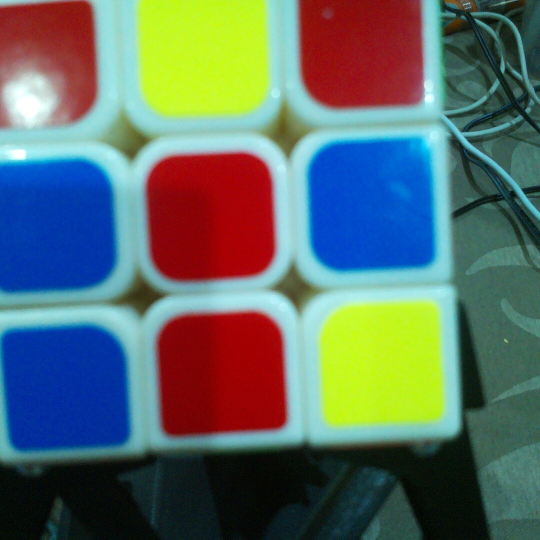
#> input picture Pi/Photo/face1.jpg, 1080 x 1080 px (shown at 1/2 size)
$ python test_face.py
#> lines starting #> are read from the running program, lines starting #| are printed output that depends on the picture
from PIL import Image, ImageDraw
import os
import math

# 1. Define coordinates to test for Face 1
top_row_pxl = 130
mid_row_pxl = 390
bot_row_pxl = 760

lft_col_pxl = 120
mid_col_pxl = 410
rgt_col_pxl = 720

rows = [top_row_pxl, mid_row_pxl, bot_row_pxl]
cols = [lft_col_pxl, mid_col_pxl, rgt_col_pxl]

# White Balance (WB) sample point coordinates
wb_col_pxl = 230
wb_row_pxl = 230

# --- Setup hardcoded Base Colors for Euclidean Math ---
# Note: In your final master script, these profiles are generated dynamically
# from the center pieces of each face file.
base_R_r, base_R_g, base_R_b = (200, 10, 10)    # Red
base_B_r, base_B_g, base_B_b = (10, 10, 180)    # Blue
base_U_r, base_U_g, base_U_b = (230, 230, 230)  # White
base_D_r, base_D_g, base_D_b = (200, 200, 10)   # Yellow
base_F_r, base_F_g, base_F_b = (10, 180, 10)    # Green
base_L_r, base_L_g, base_L_b = (220, 100, 10)   # Orange (Left face default)

def pix_average(im, x, y):
    r, g, b = 0, 0, 0
    # Sampling a 10x10 block centered at the coordinate point
    for i in range(0, 10):
        for j in range(0, 10):
            r1, g1, b1 = im.getpixel((int(x) - 5 + i, int(y) - 5 + j))
            r += r1
            g += g1
            b += b1
    return r / 100, g / 100, b / 100

# File system setup
script_dir = os.path.dirname(os.path.abspath(__file__))
img_path = os.path.join(script_dir, "face1.jpg")

print("Targeting file at:", img_path)

try:
    im = Image.open(img_path).convert('RGB')
#> im is the input picture: PIL image 1080x1080 RGB; mean R, G, B 92.6, 108.4, 102.7
    draw = ImageDraw.Draw(im)

    # 2. Extract White Balance profile from target coordinate
    wb_r, wb_g, wb_b = pix_average(im, wb_col_pxl, wb_row_pxl)
#> after the loop in pix_average, `for i in range(0, 10):`: b = 18941; g = 20216; r = 13857
#> wb_r = 138.6; wb_g = 202.2; wb_b = 189.4
    # Avoid DivisionByZero if sampling a pitch-black pixel
    wb_r = 1.0 if wb_r == 0 else wb_r
    wb_g = 1.0 if wb_g == 0 else wb_g
    wb_b = 1.0 if wb_b == 0 else wb_b

    print(f"\n--- Color Recognition Results ---")

    # 3. Iterate through the grid arrays to draw lines and sample colors
    # Replicates your matrix tracking sequence
    for y_iter in range(0, 3):       # Rows
        row_string = []
        for x_iter in range(0, 3):   # Columns
            target_x = cols[x_iter]
            target_y = rows[y_iter]

            # Extract raw color and normalize against WB channel values
            r, g, b = pix_average(im, target_x, target_y)
            r = (r / wb_r) * 255
            g = (g / wb_g) * 255
            b = (b / wb_b) * 255

            # Calculate Euclidean distances to find the closest match
            dist_R = math.pow(r - base_R_r, 2) + math.pow(g - base_R_g, 2) + math.pow(b - base_R_b, 2)
            dist_B = math.pow(r - base_B_r, 2) + math.pow(g - base_B_g, 2) + math.pow(b - base_B_b, 2)
            dist_U = math.pow(r - base_U_r, 2) + math.pow(g - base_U_g, 2) + math.pow(b - base_U_b, 2)
            dist_D = math.pow(r - base_D_r, 2) + math.pow(g - base_D_g, 2) + math.pow(b - base_D_b, 2)
            dist_F = math.pow(r - base_F_r, 2) + math.pow(g - base_F_g, 2) + math.pow(b - base_F_b, 2)
            dist_L = math.pow(r - base_L_r, 2) + math.pow(g - base_L_g, 2) + math.pow(b - base_L_b, 2)

            dist_min = min(dist_R, dist_B, dist_U, dist_D, dist_F, dist_L)

            if dist_min == dist_R:
                color = 'R'
            elif dist_min == dist_B:
                color = 'B'
            elif dist_min == dist_U:
                color = 'U'
            elif dist_min == dist_D:
                color = 'D'
            elif dist_min == dist_F:
                color = 'F'
            else:
                color = 'L'

            row_string.append(color)

        print(f"Row {y_iter} Colors: {row_string}")

    print(f"---------------------------------\n")

    # 4. Generate the visualization lines over the image file
    for col in cols:
        draw.line(((col, 0), (col, im.height)), fill="red", width=5)
    for row in rows:
        draw.line(((0, row), (im.width, row)), fill="red", width=5)

    # Draw blue targeting rectangle for White Balance reference point
    draw.rectangle(((wb_col_pxl - 12, wb_row_pxl - 12), (wb_col_pxl + 12, wb_row_pxl + 12)), outline="blue", width=4)

    # 5. Output image preview compilation
    preview_path = os.path.join(script_dir, "grid_preview.jpg")
    im.save(preview_path)
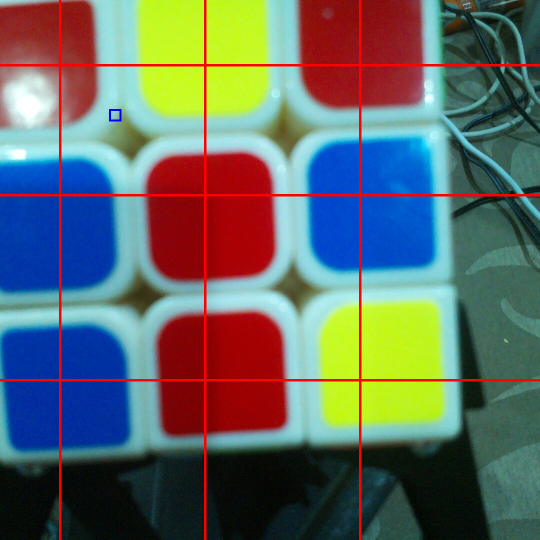
#> saved as grid_preview.jpg: PIL image 1080x1080 RGB (shown at 1/2 size); mean R, G, B 96.9, 105.6, 100.1
    print(f"Preview successfully generated at: {preview_path}")

except FileNotFoundError:
    print("Could not load 'face1.jpg'. Check file directory contents:")
    print(os.listdir(script_dir))

$ run again, with Pi/Photo/face0.jpg copied over Pi/Photo/face1.jpg
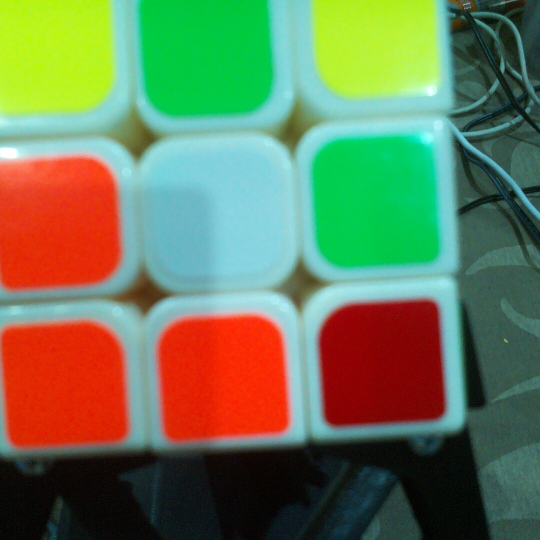
#> input picture Pi/Photo/face0.jpg, 1080 x 1080 px (shown at 1/2 size)
#> im is the input picture: PIL image 1080x1080 RGB; mean R, G, B 107.6, 122.6, 86.3
#> after the loop in pix_average, `for i in range(0, 10):`: b = 19017; g = 20272; r = 12990
#> wb_r = 129.9; wb_g = 202.7; wb_b = 190.2
#> `im.save(preview_path)`:
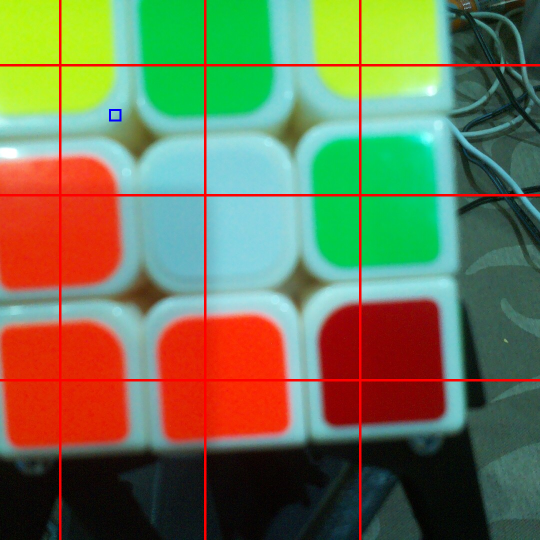
#> saved as grid_preview.jpg: PIL image 1080x1080 RGB (shown at 1/2 size); mean R, G, B 111.2, 119, 84.2

$ run again, with Pi/Photo/face2.jpg copied over Pi/Photo/face1.jpg
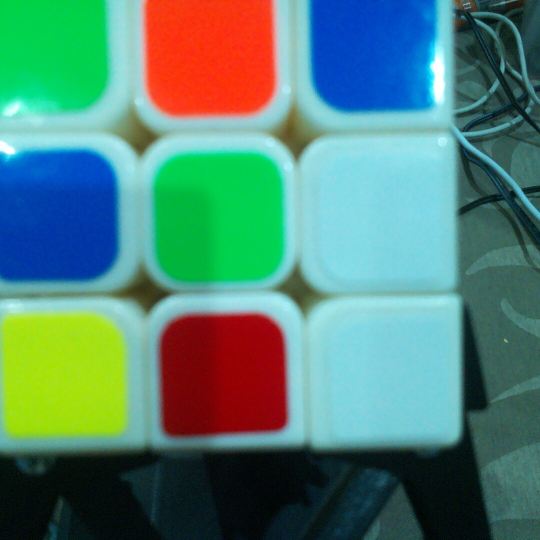
#> input picture Pi/Photo/face2.jpg, 1080 x 1080 px (shown at 1/2 size)
#> im is the input picture: PIL image 1080x1080 RGB; mean R, G, B 83.3, 129.8, 116.7
#> after the loop in pix_average, `for i in range(0, 10):`: b = 19349; g = 20212; r = 13636
#> wb_r = 136.4; wb_g = 202.1; wb_b = 193.5
#> `im.save(preview_path)`:
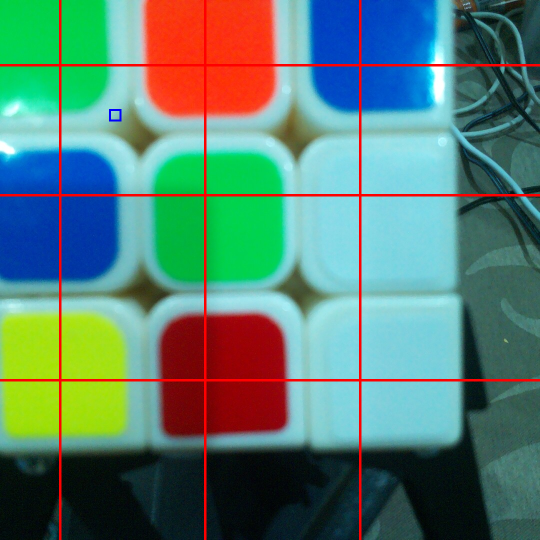
#> saved as grid_preview.jpg: PIL image 1080x1080 RGB (shown at 1/2 size); mean R, G, B 87.9, 126, 113.5

$ run again, with Pi/Photo/face3.jpg copied over Pi/Photo/face1.jpg
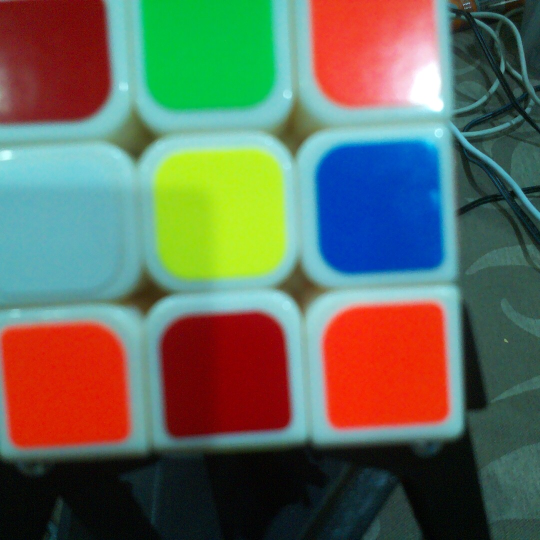
#> input picture Pi/Photo/face3.jpg, 1080 x 1080 px (shown at 1/2 size)
#> im is the input picture: PIL image 1080x1080 RGB; mean R, G, B 100.4, 105.8, 90.8
#> after the loop in pix_average, `for i in range(0, 10):`: b = 20256; g = 20262; r = 12632
#> wb_r = 126.3; wb_g = 202.6
#> `im.save(preview_path)`:
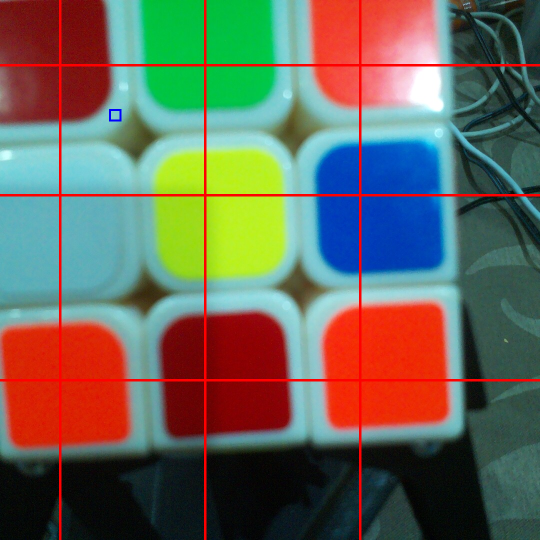
#> saved as grid_preview.jpg: PIL image 1080x1080 RGB (shown at 1/2 size); mean R, G, B 104.2, 102.9, 88.5
